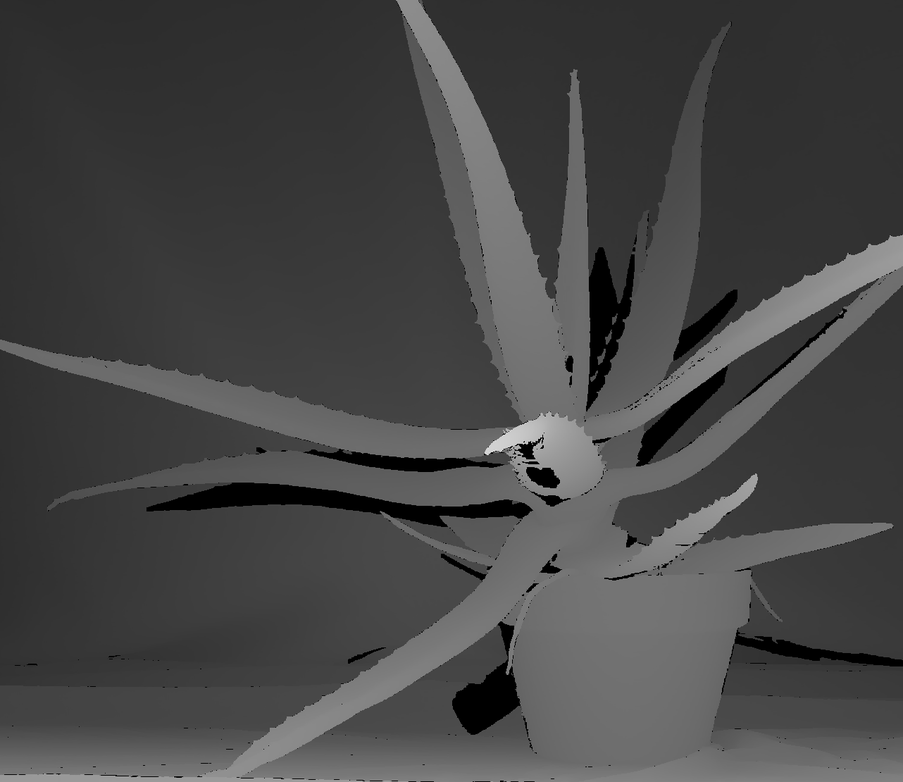
//> input picture images/aloeGT.png, 903 x 782 px, shrunk from 1282 x 1110 before the run, given in place of target.png, which was not available
$ ./020-图像直方图反向投影   (built with g++ and OpenCV 4)
//> lines starting //> are read from the running program, lines starting //| are printed output that depends on the picture; after the words box and inside, x2 and y2 are one past the last pixel; in counts of white or black regions, pixels touching at a corner belong together; pictures that were not available may be replaced by others from this repository, and a replacement may not be noted
#include <iostream>
#include <opencv2/opencv.hpp>

using namespace std;
using namespace cv;

void backProjection_demo(Mat &mat, Mat &model);

/*
 * 图像直方图反向投影
 */
int main() {
    Mat src = imread("../images/target.png");
//> src is the input picture: 782 rows x 903 cols, CV_8UC3; min 0, max 233, mean 69.8
    Mat model = imread("../images/sample.png");
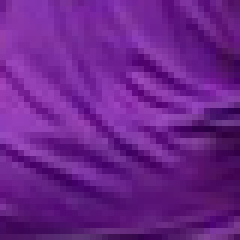
//> input picture images/sample.png, 40 x 40 px, shrunk from 57 x 57 before the run (shown 6 times larger)
//> model is the input picture: 40 rows x 40 cols, CV_8UC3; mean B, G, R 138.8, 34.4, 107.7
    if (src.empty() || model.empty()) {
        cout << "could not load image.." << endl;
    }
    namedWindow("model", WINDOW_NORMAL);
    imshow("input", src);
    imshow("model", model);

    backProjection_demo(src, model);

    waitKey(0);
    return 0;
}

void backProjection_demo(Mat &image, Mat &model) {
    Mat image_hsv, model_hsv;
    cvtColor(image, image_hsv, COLOR_BGR2HSV);
//> image_hsv: 782 rows x 903 cols, CV_8UC3; mean H, S, V 0, 0, 69.8
    cvtColor(model, model_hsv, COLOR_BGR2HSV);
//> model_hsv: 40 rows x 40 cols, CV_8UC3; mean H, S, V 141.1, 195.5, 138.8

    // 定义直方图参数与属性
    int h_bins = 32, s_bins = 32;
    int histSize[] = {h_bins, s_bins};
    float h_ranges[] = {0, 180}, s_ranges[] = {0, 256};
    const float* ranges[] = {h_ranges, s_ranges};
    int channels[] = {0, 1};

    Mat roiHist;
    calcHist(&model_hsv, 1, channels, Mat(), roiHist, 2, histSize, ranges);
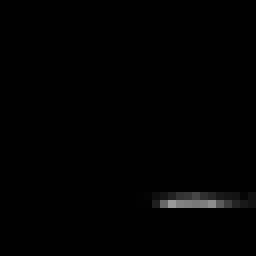
//> roiHist: 32 rows x 32 cols, CV_32FC1 (shown 8 times larger); min 0, max 155, mean 1.6
    normalize(roiHist, roiHist, 0, 255, NORM_MINMAX, -1, Mat());
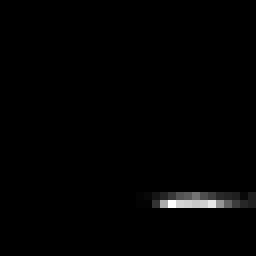
//> roiHist: 32 rows x 32 cols, CV_32FC1 (shown 8 times larger); 2.93% of pixels changed, all inside (x1, y1, x2, y2) = (17, 24, 32, 26)
    MatND backproj;
    calcBackProject(&image_hsv, 1, channels, roiHist, backproj, ranges);
//> backproj: 782 rows x 903 cols, CV_8UC1; every value is 0
    imshow("BackProj", backproj);
}
